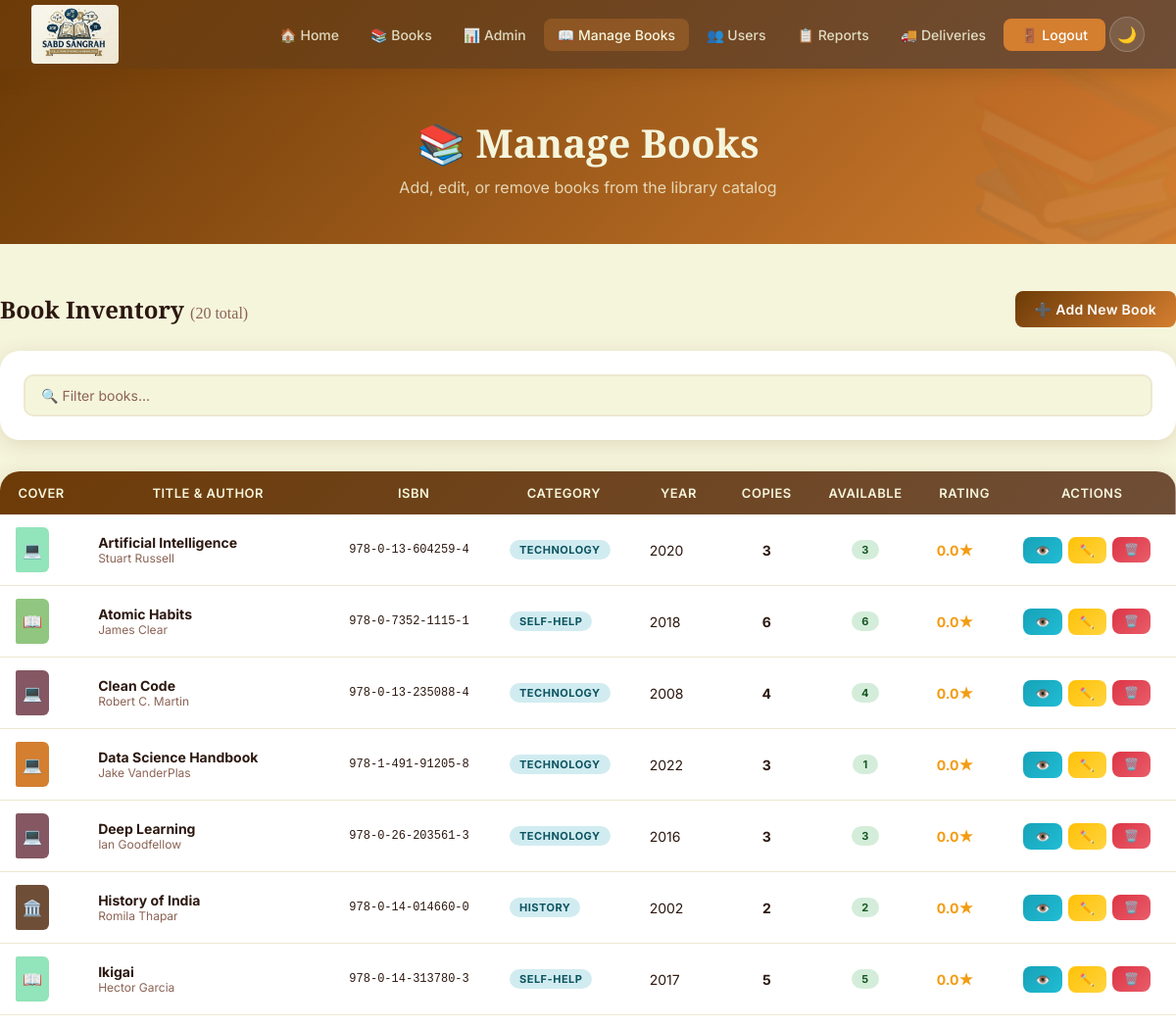
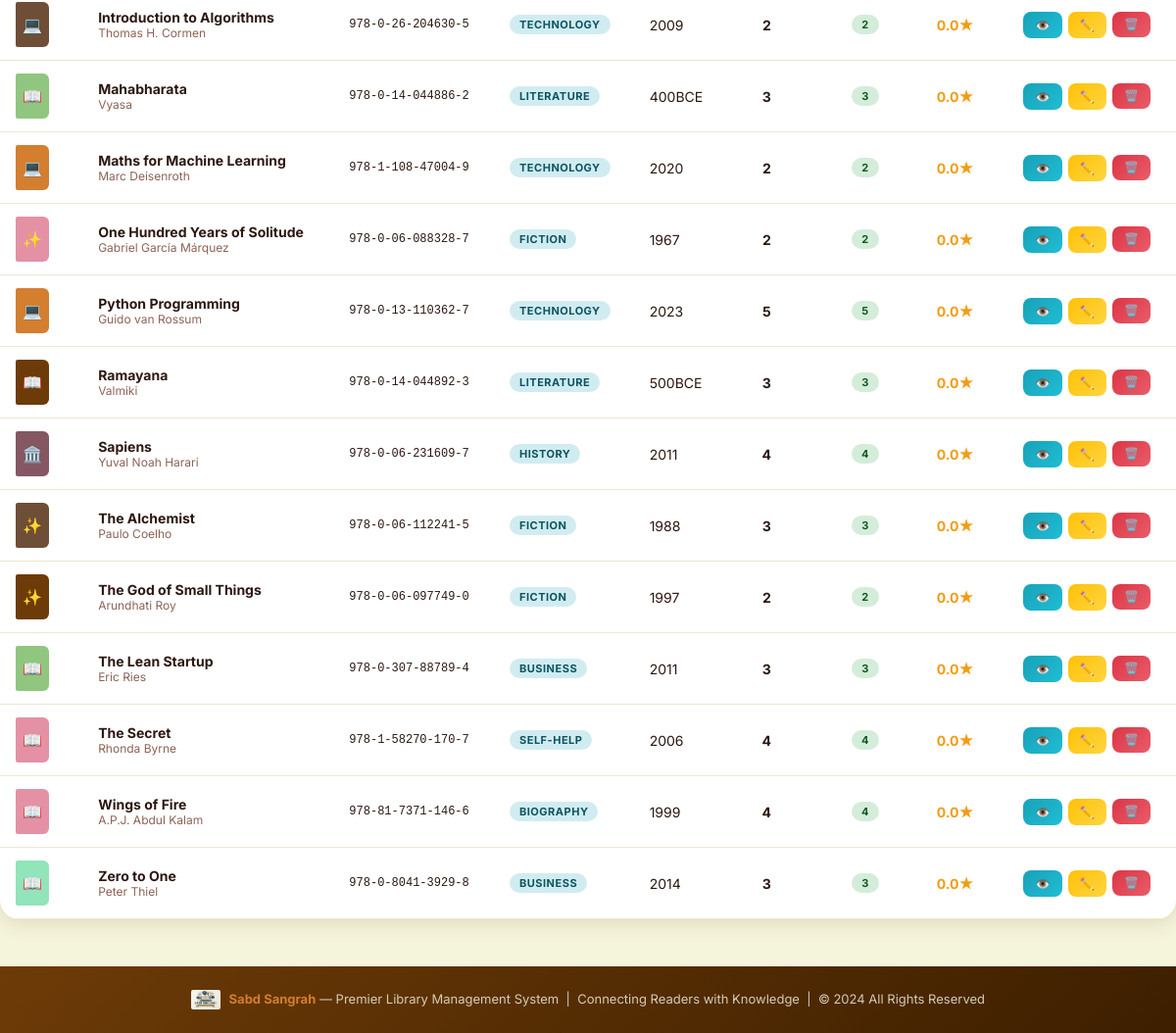
Screenshot of /admin/books (signed in) with the database file from the repository (2 pictures, top to bottom).
### tables this page shows
CREATE TABLE books (
            id INTEGER PRIMARY KEY AUTOINCREMENT,
            title TEXT NOT NULL,
            author TEXT NOT NULL,
            isbn TEXT UNIQUE,
            category TEXT DEFAULT 'General',
            pub_year TEXT,
            total_copies INTEGER DEFAULT 1,
            available INTEGER DEFAULT 1,
            description TEXT DEFAULT '',
            cover_color TEXT DEFAULT '#D47E30',
            avg_rating REAL DEFAULT 0.0,
            created_at TEXT DEFAULT CURRENT_TIMESTAMP
        );

### app.py (the view)
@app.route('/admin/books')
@admin_required
def admin_books():
    db = get_db()
    books_list = db.execute('SELECT * FROM books ORDER BY title').fetchall()
    db.close()
    return render_template('admin_books.html', books=books_list)

### app.py (called while the page is built)
def get_db():
    conn = sqlite3.connect(DATABASE)
    conn.row_factory = sqlite3.Row
    return conn

def admin_required(f):
    @wraps(f)
    def decorated(*args, **kwargs):
        if 'user_id' not in session or session.get('role') != 'admin':
            flash('Admin access required.', 'danger')
            return redirect(url_for('login'))
        return f(*args, **kwargs)
    return decorated

### templates/admin_books.html (shortened to what this page needs)
{% extends "base.html" %}
{% block content %}
<div class="page-header">
    <h1>📚 Manage Books</h1>
    <p>Add, edit, or remove books from the library catalog</p>
</div>
<div class="container section">
    <div class="admin-action-bar">
        <div>
            <h2 style="font-family:'Playfair Display',serif;color:var(--text-dark)">Book Inventory <span
                    style="color:var(--text-light);font-size:1rem;font-weight:400">({{ books|length }} total)</span>
            </h2>
        </div>
        <a href="{{ url_for('add_book') }}" class="btn btn-primary">➕ Add New Book</a>
    </div>
    <div class="search-container">
        <input type="text" id="tableSearch" class="form-control" placeholder="🔍 Filter books..."
            oninput="filterTable(this.value)">
    </div>
    <div class="card">
        <div class="table-wrapper">
            <table id="bookTable">
                <thead>
                    <tr>
                        <th>Cover</th>
                        <th>Title & Author</th>
                        <th>ISBN</th>
                        <th>Category</th>
                        <th>Year</th>
                        <th>Copies</th>
                        <th>Available</th>
                        <th>Rating</th>
                        <th>Actions</th>
                    </tr>
                </thead>
                <tbody>
                    {% for book in books %}
                    <tr>
                        <td>
                            <div
                                style="width:34px;height:46px;background:{{ book.cover_color }};border-radius:2px 6px 6px 2px;display:flex;align-items:center;justify-content:center;font-size:16px">
                                {% if book.category == 'Technology' %}💻{% elif book.category == 'Fiction' %}✨{% elif
                                book.category == 'History' %}🏛️{% else %}📖{% endif %}
                            </div>
                        </td>
                        <td>
                            <div style="font-weight:700;font-size:14px;color:var(--text-dark)">{{ book.title[:40] }}
                            </div>
                            <div style="font-size:12px;color:var(--text-light)">{{ book.author }}</div>
                        </td>
                        <td style="font-size:12px;font-family:monospace">{{ book.isbn or '—' }}</td>
                        <td><span class="badge badge-info">{{ book.category }}</span></td>
                        <td>{{ book.pub_year or '—' }}</td>
                        <td style="text-align:center;font-weight:700">{{ book.total_copies }}</td>
                        <td style="text-align:center">
                            <span class="badge {{ 'badge-success' if book.available > 0 else 'badge-danger' }}">{{
                                book.available }}</span>
                        </td>
                        <td style="color:#f39c12;font-weight:700">{{ "%.1f"|format(book.avg_rating or 0) }}★</td>
                        <td>
                            <div style="display:flex;gap:6px">
                                <a href="{{ url_for('book_detail', book_id=book.id) }}"
                                    class="btn btn-info btn-sm">👁️</a>
                                <a href="{{ url_for('edit_book', book_id=book.id) }}"
                                    class="btn btn-warning btn-sm">✏️</a>
                                <form method="POST" action="{{ url_for('delete_book', book_id=book.id) }}"
                                    style="display:inline">
                                    <button type="submit" class="btn btn-danger btn-sm"
                                        onclick="return confirmDelete('Delete {{ book.title }}? This cannot be undone.')">🗑️</button>
                                </form>
                            </div>
                        </td>
                    </tr>
                    {% endfor %}
                </tbody>
            </table>
        </div>
    </div>
</div>
{% endblock %}

### static/css/style.css (style rules this page uses)
:root { --brown-light: #6F4E37; --brown-dark: #6D3B07; --orange: #D47E30; --cream: #F5F5DC; --cream-dark: #EDE8D0; --pink: #E491A6; --mauve: #845763; --mint: #92E4BA; --green: #90C67F; --white: #FFFFFF; --text-dark: #2C1810; --text-mid: #5C3D2E; --text-light: #8B6355; --shadow: 0 4px 20px rgba(109,59,7,0.15); --shadow-lg: 0 8px 40px rgba(109,59,7,0.25); --radius: 12px; --radius-lg: 20px; --transition: all 0.3s cubic-bezier(0.4, 0, 0.2, 1); }
* { margin: 0; padding: 0; box-sizing: border-box; }
html { scroll-behavior: smooth; }
body { font-family: 'Inter', sans-serif; background: var(--cream); color: var(--text-dark); transition: background 0.3s, color 0.3s; min-height: 100vh; }
.page-header { background: linear-gradient(135deg, var(--brown-dark), var(--orange)); color: var(--cream); padding: 3rem 2rem; text-align: center; position: relative; overflow: hidden; }
.page-header::before { content: '📚'; position: absolute; font-size: 200px; opacity: 0.05; right: -30px; top: -30px; }
.page-header h1 { font-family: 'Playfair Display', serif; font-size: 2.5rem; margin-bottom: 0.5rem; }
.page-header p { opacity: 0.8; font-size: 1rem; }
.container { max-width: 1200px; margin: 0 auto; padding: 0 20px; }
.section { padding: 3rem 0; }
.card { background: var(--white); border-radius: var(--radius-lg); box-shadow: var(--shadow); overflow: hidden; transition: var(--transition); }
.btn { padding: 10px 20px; border-radius: 8px; border: none; cursor: pointer; font-weight: 600; font-size: 14px; transition: var(--transition); display: inline-flex; align-items: center; gap: 6px; text-decoration: none; letter-spacing: 0.3px; }
.btn-primary { background: linear-gradient(135deg, var(--brown-dark), var(--orange)); color: white; }
.btn-danger { background: linear-gradient(135deg, #dc3545, #e95d6a); color: white; }
.btn-warning { background: linear-gradient(135deg, #ffc107, #ffd540); color: #333; }
.btn-info { background: linear-gradient(135deg, #17a2b8, #20bdd4); color: white; }
.btn-sm { padding: 6px 12px; font-size: 12px; }
.form-control { width: 100%; padding: 11px 16px; border: 2px solid var(--cream-dark); border-radius: 10px; font-size: 14px; background: var(--cream); color: var(--text-dark); transition: var(--transition); font-family: 'Inter', sans-serif; }
.form-control::placeholder { color: var(--text-light); }
.table-wrapper { overflow-x: auto; border-radius: var(--radius); }
table { width: 100%; border-collapse: collapse; }
thead tr { background: linear-gradient(135deg, var(--brown-dark), var(--brown-light)); }
thead th { color: var(--cream); padding: 14px 16px; font-size: 13px; font-weight: 600; text-transform: uppercase; letter-spacing: 0.5px; white-space: nowrap; }
tbody tr { border-bottom: 1px solid var(--cream-dark); transition: var(--transition); }
tbody td { padding: 13px 16px; font-size: 14px; color: var(--text-dark); }
.badge { display: inline-block; padding: 3px 10px; border-radius: 20px; font-size: 11px; font-weight: 700; text-transform: uppercase; letter-spacing: 0.5px; }
.badge-success { background: #d4edda; color: #155724; }
.badge-info { background: #d1ecf1; color: #0c5460; }
.search-container { background: var(--white); border-radius: var(--radius-lg); padding: 1.5rem; box-shadow: var(--shadow); margin-bottom: 2rem; }
.fade-in { animation: fadeIn 0.5s ease; }
.admin-action-bar { display: flex; justify-content: space-between; align-items: center; margin-bottom: 1.5rem; flex-wrap: wrap; gap: 1rem; }

### rows the page displays
books: title "Artificial Intelligence", author "Stuart Russell", isbn "978-0-13-604259-4", category "TECHNOLOGY", pub_year "2020", total_copies "3", available "3", avg_rating "0.0"
books: title "Atomic Habits", author "James Clear", isbn "978-0-7352-1115-1", category "SELF-HELP", pub_year "2018", total_copies "6", available "6", avg_rating "0.0"
books: title "Clean Code", author "Robert C. Martin", isbn "978-0-13-235088-4", category "TECHNOLOGY", pub_year "2008", total_copies "4", available "4", avg_rating "0.0"
books: title "Data Science Handbook", author "Jake VanderPlas", isbn "978-1-491-91205-8", category "TECHNOLOGY", pub_year "2022", total_copies "3", available "1", avg_rating "0.0"
books: title "Deep Learning", author "Ian Goodfellow", isbn "978-0-26-203561-3", category "TECHNOLOGY", pub_year "2016", total_copies "3", available "3", avg_rating "0.0"
books: title "History of India", author "Romila Thapar", isbn "978-0-14-014660-0", category "HISTORY", pub_year "2002", total_copies "2", available "2", avg_rating "0.0"
books: title "Ikigai", author "Hector Garcia", isbn "978-0-14-313780-3", category "SELF-HELP", pub_year "2017", total_copies "5", available "5", avg_rating "0.0"
books: title "Introduction to Algorithms", author "Thomas H. Cormen", isbn "978-0-26-204630-5", category "TECHNOLOGY", pub_year "2009", total_copies "2", available "2", avg_rating "0.0"
books: title "Mahabharata", author "Vyasa", isbn "978-0-14-044886-2", category "LITERATURE", pub_year "400BCE", total_copies "3", available "3", avg_rating "0.0"
books: title "Maths for Machine Learning", author "Marc Deisenroth", isbn "978-1-108-47004-9", category "TECHNOLOGY", pub_year "2020", total_copies "2", available "2", avg_rating "0.0"
books: title "One Hundred Years of Solitude", author "Gabriel García Márquez", isbn "978-0-06-088328-7", category "FICTION", pub_year "1967", total_copies "2", available "2", avg_rating "0.0"
books: title "Python Programming", author "Guido van Rossum", isbn "978-0-13-110362-7", category "TECHNOLOGY", pub_year "2023", total_copies "5", available "5", avg_rating "0.0"
books: title "Ramayana", author "Valmiki", isbn "978-0-14-044892-3", category "LITERATURE", pub_year "500BCE", total_copies "3", available "3", avg_rating "0.0"
books: title "Sapiens", author "Yuval Noah Harari", isbn "978-0-06-231609-7", category "HISTORY", pub_year "2011", total_copies "4", available "4", avg_rating "0.0"
books: title "The Alchemist", author "Paulo Coelho", isbn "978-0-06-112241-5", category "FICTION", pub_year "1988", total_copies "3", available "3", avg_rating "0.0"
books: title "The God of Small Things", author "Arundhati Roy", isbn "978-0-06-097749-0", category "FICTION", pub_year "1997", total_copies "2", available "2", avg_rating "0.0"
books: title "The Lean Startup", author "Eric Ries", isbn "978-0-307-88789-4", category "BUSINESS", pub_year "2011", total_copies "3", available "3", avg_rating "0.0"
books: title "The Secret", author "Rhonda Byrne", isbn "978-1-58270-170-7", category "SELF-HELP", pub_year "2006", total_copies "4", available "4", avg_rating "0.0"
books: title "Wings of Fire", author "A.P.J. Abdul Kalam", isbn "978-81-7371-146-6", category "BIOGRAPHY", pub_year "1999", total_copies "4", available "4", avg_rating "0.0"
books: title "Zero to One", author "Peter Thiel", isbn "978-0-8041-3929-8", category "BUSINESS", pub_year "2014", total_copies "3", available "3", avg_rating "0.0"

### other values shown
{{ books|length }} "20"
{{ 2024 }} "2024"
